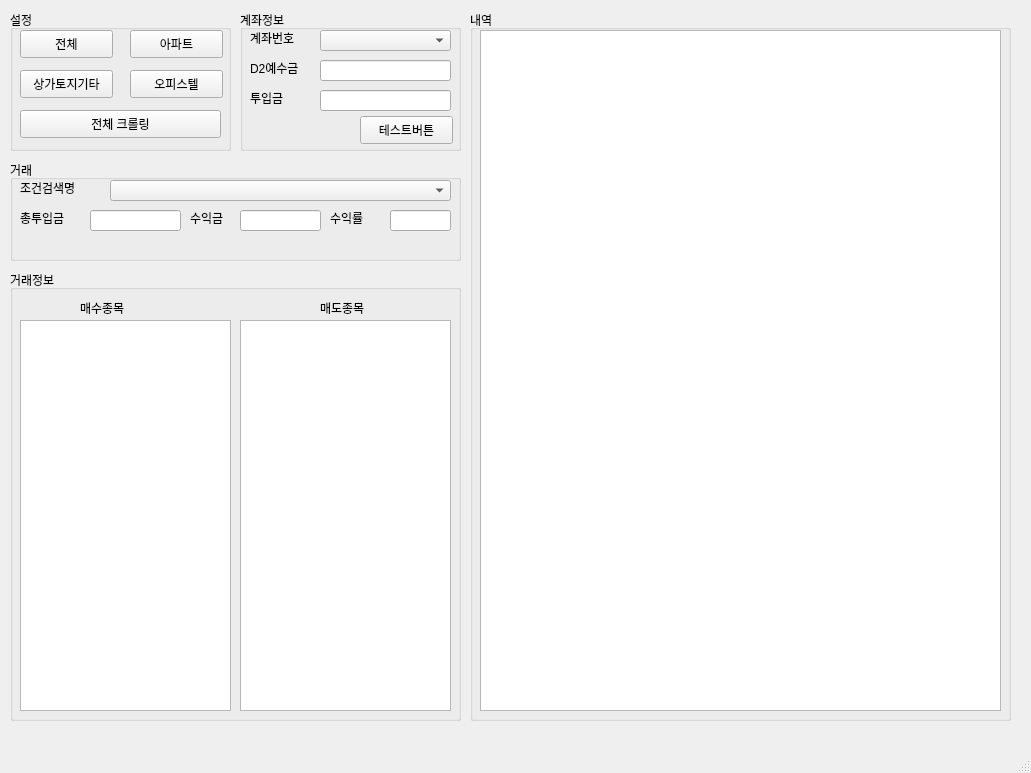
<?xml version="1.0" encoding="UTF-8"?>
<ui version="4.0">
 <class>MainWindow</class>
 <widget class="QMainWindow" name="MainWindow">
  <property name="geometry">
   <rect>
    <x>0</x>
    <y>0</y>
    <width>1031</width>
    <height>773</height>
   </rect>
  </property>
  <property name="windowTitle">
   <string>MyWin</string>
  </property>
  <widget class="QWidget" name="centralwidget">
   <widget class="QGroupBox" name="groupBox">
    <property name="geometry">
     <rect>
      <x>10</x>
      <y>10</y>
      <width>221</width>
      <height>141</height>
     </rect>
    </property>
    <property name="title">
     <string>설정</string>
    </property>
    <widget class="QPushButton" name="btnTotal">
     <property name="geometry">
      <rect>
       <x>10</x>
       <y>20</y>
       <width>93</width>
       <height>28</height>
      </rect>
     </property>
     <property name="text">
      <string>전체</string>
     </property>
    </widget>
    <widget class="QPushButton" name="btnApt">
     <property name="geometry">
      <rect>
       <x>120</x>
       <y>20</y>
       <width>93</width>
       <height>28</height>
      </rect>
     </property>
     <property name="text">
      <string>아파트</string>
     </property>
    </widget>
    <widget class="QPushButton" name="btnSangaEtc">
     <property name="geometry">
      <rect>
       <x>10</x>
       <y>60</y>
       <width>93</width>
       <height>28</height>
      </rect>
     </property>
     <property name="text">
      <string>상가토지기타</string>
     </property>
    </widget>
    <widget class="QPushButton" name="btnOfficetel">
     <property name="geometry">
      <rect>
       <x>120</x>
       <y>60</y>
       <width>93</width>
       <height>28</height>
      </rect>
     </property>
     <property name="text">
      <string>오피스텔</string>
     </property>
    </widget>
    <widget class="QPushButton" name="btnProcessAll">
     <property name="geometry">
      <rect>
       <x>10</x>
       <y>100</y>
       <width>201</width>
       <height>28</height>
      </rect>
     </property>
     <property name="text">
      <string>전체 크롤링</string>
     </property>
    </widget>
   </widget>
   <widget class="QGroupBox" name="groupBox_2">
    <property name="geometry">
     <rect>
      <x>240</x>
      <y>10</y>
      <width>221</width>
      <height>141</height>
     </rect>
    </property>
    <property name="title">
     <string>계좌정보</string>
    </property>
    <widget class="QLabel" name="label2">
     <property name="geometry">
      <rect>
       <x>10</x>
       <y>20</y>
       <width>64</width>
       <height>15</height>
      </rect>
     </property>
     <property name="text">
      <string>계좌번호</string>
     </property>
    </widget>
    <widget class="QComboBox" name="cbAcctNo">
     <property name="geometry">
      <rect>
       <x>80</x>
       <y>20</y>
       <width>131</width>
       <height>21</height>
      </rect>
     </property>
    </widget>
    <widget class="QLabel" name="label3">
     <property name="geometry">
      <rect>
       <x>10</x>
       <y>50</y>
       <width>64</width>
       <height>15</height>
      </rect>
     </property>
     <property name="text">
      <string>D2예수금</string>
     </property>
    </widget>
    <widget class="QLineEdit" name="leD2Price">
     <property name="geometry">
      <rect>
       <x>80</x>
       <y>50</y>
       <width>131</width>
       <height>21</height>
      </rect>
     </property>
    </widget>
    <widget class="QLabel" name="label1">
     <property name="geometry">
      <rect>
       <x>10</x>
       <y>80</y>
       <width>64</width>
       <height>15</height>
      </rect>
     </property>
     <property name="text">
      <string>투입금</string>
     </property>
    </widget>
    <widget class="QLineEdit" name="lePrice">
     <property name="geometry">
      <rect>
       <x>80</x>
       <y>80</y>
       <width>131</width>
       <height>21</height>
      </rect>
     </property>
    </widget>
    <widget class="QPushButton" name="btnTest">
     <property name="geometry">
      <rect>
       <x>120</x>
       <y>106</y>
       <width>93</width>
       <height>28</height>
      </rect>
     </property>
     <property name="text">
      <string>테스트버튼</string>
     </property>
    </widget>
   </widget>
   <widget class="QGroupBox" name="groupBox_3">
    <property name="geometry">
     <rect>
      <x>10</x>
      <y>160</y>
      <width>451</width>
      <height>101</height>
     </rect>
    </property>
    <property name="title">
     <string>거래</string>
    </property>
    <widget class="QLabel" name="label4">
     <property name="geometry">
      <rect>
       <x>10</x>
       <y>20</y>
       <width>91</width>
       <height>16</height>
      </rect>
     </property>
     <property name="text">
      <string>조건검색명</string>
     </property>
    </widget>
    <widget class="QComboBox" name="cbCdtNm">
     <property name="geometry">
      <rect>
       <x>100</x>
       <y>20</y>
       <width>341</width>
       <height>21</height>
      </rect>
     </property>
    </widget>
    <widget class="QLabel" name="label5">
     <property name="geometry">
      <rect>
       <x>10</x>
       <y>50</y>
       <width>64</width>
       <height>15</height>
      </rect>
     </property>
     <property name="text">
      <string>총투입금</string>
     </property>
    </widget>
    <widget class="QLineEdit" name="leTotalPrice">
     <property name="geometry">
      <rect>
       <x>80</x>
       <y>50</y>
       <width>91</width>
       <height>21</height>
      </rect>
     </property>
    </widget>
    <widget class="QLabel" name="label6">
     <property name="geometry">
      <rect>
       <x>180</x>
       <y>50</y>
       <width>51</width>
       <height>16</height>
      </rect>
     </property>
     <property name="text">
      <string>수익금</string>
     </property>
    </widget>
    <widget class="QLineEdit" name="leProfits">
     <property name="geometry">
      <rect>
       <x>230</x>
       <y>50</y>
       <width>81</width>
       <height>21</height>
      </rect>
     </property>
    </widget>
    <widget class="QLabel" name="label7">
     <property name="geometry">
      <rect>
       <x>320</x>
       <y>50</y>
       <width>41</width>
       <height>16</height>
      </rect>
     </property>
     <property name="text">
      <string>수익률</string>
     </property>
    </widget>
    <widget class="QLineEdit" name="leProfitsPc">
     <property name="geometry">
      <rect>
       <x>380</x>
       <y>50</y>
       <width>61</width>
       <height>21</height>
      </rect>
     </property>
    </widget>
   </widget>
   <widget class="QGroupBox" name="groupBox_4">
    <property name="geometry">
     <rect>
      <x>10</x>
      <y>270</y>
      <width>451</width>
      <height>451</height>
     </rect>
    </property>
    <property name="title">
     <string>거래정보</string>
    </property>
    <widget class="QLabel" name="label8">
     <property name="geometry">
      <rect>
       <x>70</x>
       <y>30</y>
       <width>64</width>
       <height>15</height>
      </rect>
     </property>
     <property name="text">
      <string>매수종목</string>
     </property>
    </widget>
    <widget class="QLabel" name="label9">
     <property name="geometry">
      <rect>
       <x>310</x>
       <y>30</y>
       <width>64</width>
       <height>15</height>
      </rect>
     </property>
     <property name="text">
      <string>매도종목</string>
     </property>
    </widget>
    <widget class="QPlainTextEdit" name="pteBuyLog">
     <property name="geometry">
      <rect>
       <x>10</x>
       <y>50</y>
       <width>211</width>
       <height>391</height>
      </rect>
     </property>
    </widget>
    <widget class="QPlainTextEdit" name="pteSellLog">
     <property name="geometry">
      <rect>
       <x>230</x>
       <y>50</y>
       <width>211</width>
       <height>391</height>
      </rect>
     </property>
    </widget>
   </widget>
   <widget class="QGroupBox" name="groupBox_5">
    <property name="geometry">
     <rect>
      <x>470</x>
      <y>10</y>
      <width>541</width>
      <height>711</height>
     </rect>
    </property>
    <property name="title">
     <string>내역</string>
    </property>
    <widget class="QPlainTextEdit" name="pteLog">
     <property name="geometry">
      <rect>
       <x>10</x>
       <y>20</y>
       <width>521</width>
       <height>681</height>
      </rect>
     </property>
    </widget>
   </widget>
  </widget>
  <widget class="QMenuBar" name="menubar">
   <property name="geometry">
    <rect>
     <x>0</x>
     <y>0</y>
     <width>1031</width>
     <height>26</height>
    </rect>
   </property>
  </widget>
  <widget class="QStatusBar" name="statusbar"/>
 </widget>
 <resources/>
 <connections/>
</ui>
